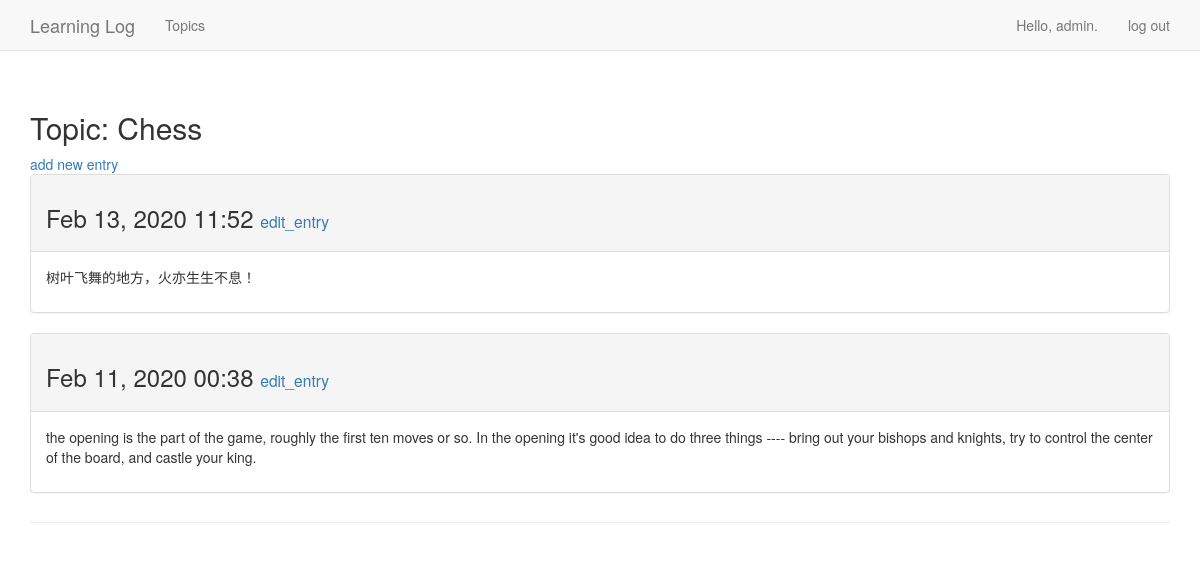
The page /topics/3/ (signed in) on the database its author committed.
### myProjects/models.py (models this page shows, shortened)
class Topic(models.Model):
    text = models.CharField(max_length=200)
    date_added = models.DateTimeField(auto_now_add=True)
    owner = models.ForeignKey(User, on_delete=models.DO_NOTHING)
    def __str__(self):
        return self.text

class Entry(models.Model):
    text = models.TextField()
    date_added = models.DateTimeField(auto_now_add=True)
    topic = models.ForeignKey(Topic, on_delete=models.DO_NOTHING)
    class Meta:
        verbose_name_plural = 'entries'

### myProjects/views.py (the view)
# urls.py: re_path(r'^topics/(?P<topic_id>\d+)/$', views.topic, name='topic'),
@login_required
def topic(request, topic_id):
    topic = Topic.objects.get(id=topic_id)
    if topic.owner != request.user:
        raise Http404
    entries = topic.entry_set.order_by('-date_added')
    context = {'topic': topic, "entries": entries}
    return render(request, 'myProjects/topic.html', context)

### myProjects/templates/myProjects/topic.html
{% extends 'myProjects/base.html' %}
{% block content %}
  <h2>Topic: {{ topic }}</h2>
  <a href="{% url 'myProjects:new_entry' topic.id %}">add new entry</a>
  {% for entry in entries %}
    <div class="panel panel-default">
      <div class="panel-heading">
        <h3>
          {{ entry.date_added|date:'M d, Y H:i' }}
          <small>
            <a href="{% url 'myProjects:edit_entry' entry.id %}">edit_entry</a>
          </small>
        </h3>
      </div>
      <div class="panel-body">
        {{ entry.text|linebreaks }}
      </div>
    </div>
  {% empty %}
      There are no entries for this topic yet.
  {% endfor %}
{% endblock content %}

### myProjects/templates/myProjects/base.html (shortened to what this page needs)
{% load bootstrap3 %}
<!DOCTYPE html>
<html lang="en">
    <head>
        {% bootstrap_css %}
    </head>
    <body>
        <nav class="navbar navbar-default navbar-static-top">
            <div class="container">
                <div class="navbar-header">
                    <a class="navbar-brand" href="{% url 'myProjects:index' %}">Learning Log</a>
                </div>
                <div id="navbar" class="navbar-collapse collapse">
                    <ul class="nav navbar-nav">
                        <li><a href="{% url 'myProjects:topics' %}">Topics</a></li>
                    </ul>
                    <ul class="nav navbar-nav navbar-right">
                        {% if user.is_authenticated %}
                            <li><a>Hello, {{ user.username }}.</a></li>
                            <li><a href="{% url 'users:logout' %}">log out</a></li>
                        {% else %}
                            <li><a href="{% url 'users:register' %}">register</a></li>
                            <li><a href="{% url 'users:login' %}">log in</a></li>
                        {% endif %}
                    </ul>
                </div>
            </div>
        </nav>
        <div class="container">
            <div class="page-header">
                {% block content %}{% endblock content %}
            </div>
        </div>
    </body>
</html>

### rows shown on the page
Topic: text "Chess"
Entry: date_added "Feb 13, 2020 11:52", text "树叶飞舞的地方，火亦生生不息！"
Entry: date_added "Feb 11, 2020 00:38", text "the opening is the part of the game, roughly the first ten moves or so. In the opening it's good idea to do three things ---- bring out your bishops and knights, try to control the center of the board, and castle your king."

### other values the page prints
{{ user.username }} "admin"
